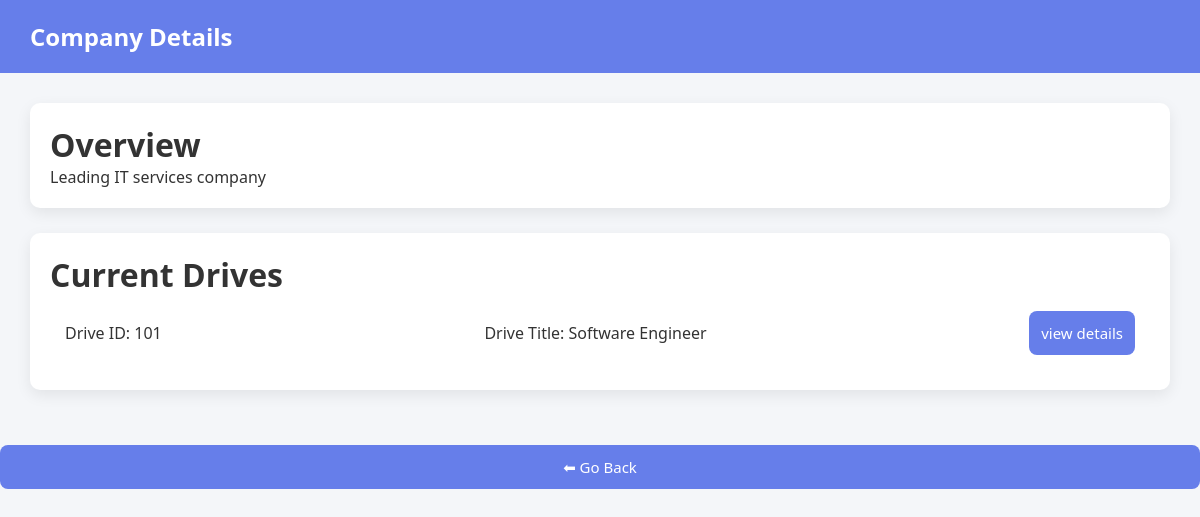
Screenshot of /company_details/1 with the database file from the repository.
### models.py (models this page shows, shortened)
class companies(db.Model):
    __tablename__ = 'companies'
    id = db.Column(db.Integer, primary_key=True)
    company_name = db.Column(db.String(50), nullable=False, unique=True)
    hr_contact = db.Column(db.String(50))
    website = db.Column(db.String(50))
    about_company = db.Column(db.String(500))
    password_hash = db.Column(db.String(300), nullable=False)
    approval_status = db.Column(db.Enum('pending','approved','rejected', name='approval_status_enum'), default='pending')
    is_blacklisted = db.Column(db.Integer, default=0)
    placement_drives = db.relationship('placement_drives', backref='companies', lazy=True)

class placement_drives(db.Model):
    __tablename__ = 'placement_drives'
    id = db.Column(db.Integer, primary_key=True)
    company_id = db.Column(db.Integer, db.ForeignKey('companies.id'), nullable=False)
    job_id = db.Column(db.Integer, nullable=False, unique=True) # NEW    -----------solely for search functionality
    job_title = db.Column(db.String(100), nullable=False)
    job_description = db.Column(db.String(500), nullable=False)
    required_skills = db.Column(db.String(300))   # NEW
    experience_required = db.Column(db.String(100))   # NEW
    salary_range = db.Column(db.String(100))   # NEW
    eligibility_criteria = db.Column(db.String(500), nullable=False)
    deadline = db.Column(db.Date, nullable=False)
    status = db.Column(db.Enum('pending','approved','rejected','complete', name='placement_drives_status_enum'), default='pending')
    applications = db.relationship('applications', backref='placement_drives', lazy=True)

### routes/student.py (the view)
@student_bp.route('/company_details/<int:company_id>', methods=['GET','POST'])
def view_company_details(company_id):
    company = companies.query.filter_by(id=company_id).first()
    active_drives = placement_drives.query.filter_by(status='approved', company_id=company_id).all()
    return render_template('/student/view_company_details.html',
    about_company=company.about_company,
    active_drives=active_drives,
    is_blacklisted=company.is_blacklisted)

### templates/student/view_company_details.html (shortened to what this page needs)
<!DOCTYPE html>
<html lang="en">
<head>
    <link rel="stylesheet" href="{{ url_for('static', filename='css/student/view_company_details.css') }}">
</head>
<body>
    <div class="header">
        Company Details
    </div>
    <div class="container">
        {% if is_blacklisted == 0 %}
        <div class="card">
            <h1>Overview</h1>
            <span>{{about_company}}</span>
        </div>
        <div class="card">
            <h1>Current Drives</h1>
            {% if active_drives %}
            {% for active_drive in active_drives %}
            <div class="drive">
                <span>Drive ID: {{active_drive.job_id}} </span>
                <span>Drive Title: {{active_drive.job_title}} </span>
                <span><a href="{{url_for('student.company_specific_drive_detail', drive_id=active_drive.id)}}"><button>view
                            details</button></a></span>
            </div>
            {% endfor %}
        </div>
        {% else %}
        <p class="empty">No current drives available</p>
        {% endif %}
        {% else %}
        <div class="warning">
            🚫 This company has been blacklisted by the admin.
        </div>
        {% endif %}
    </div>
<a href="{{url_for('student.student_dashboard')}}"><button>⬅ Go Back</button></a>
</body>
</html>

### static/css/student/view_company_details.css (style rules this page uses)
* { margin: 0; padding: 0; box-sizing: border-box; font-family: 'Segoe UI', Tahoma, Geneva, Verdana, sans-serif; }
body { background: #f4f6f9; color: #333; }
.header { background: #667eea; color: white; padding: 20px 30px; font-size: 24px; font-weight: bold; }
.container { padding: 30px; }
.card { background: white; padding: 20px; border-radius: 10px; margin-bottom: 25px; box-shadow: 0 5px 15px rgba(0,0,0,0.08); }
.drive { padding: 15px; border-bottom: 1px solid #eee; display: flex; justify-content: space-between; align-items: center; }
.drive:last-child { border-bottom: none; }
button { padding: 6px 12px; border: none; background: #667eea; color: white; border-radius: 6px; cursor: pointer; transition: 0.3s; }
button { width: 100%; padding: 12px; background: #667eea; color: white; border: none; border-radius: 8px; font-size: 15px; cursor: pointer; transition: 0.3s; }

### rows the page displays
companies: about_company "Leading IT services company"
placement_drives: job_id "101", job_title "Software Engineer"
